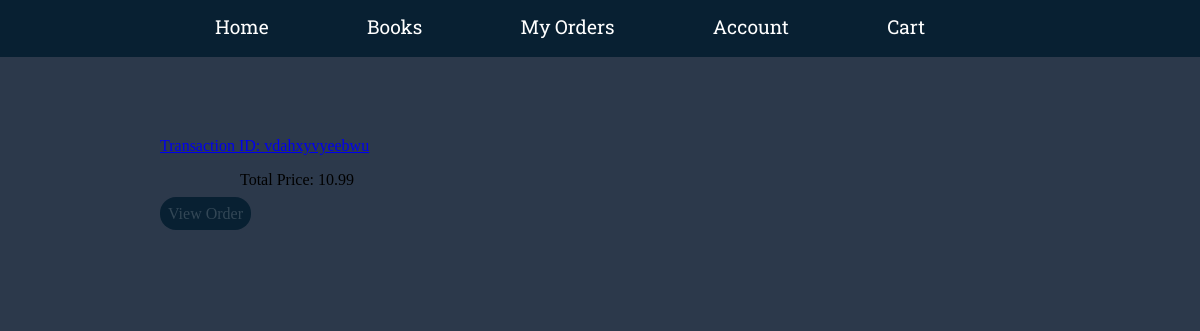
The app's page /myorders/ (signed in), older data.
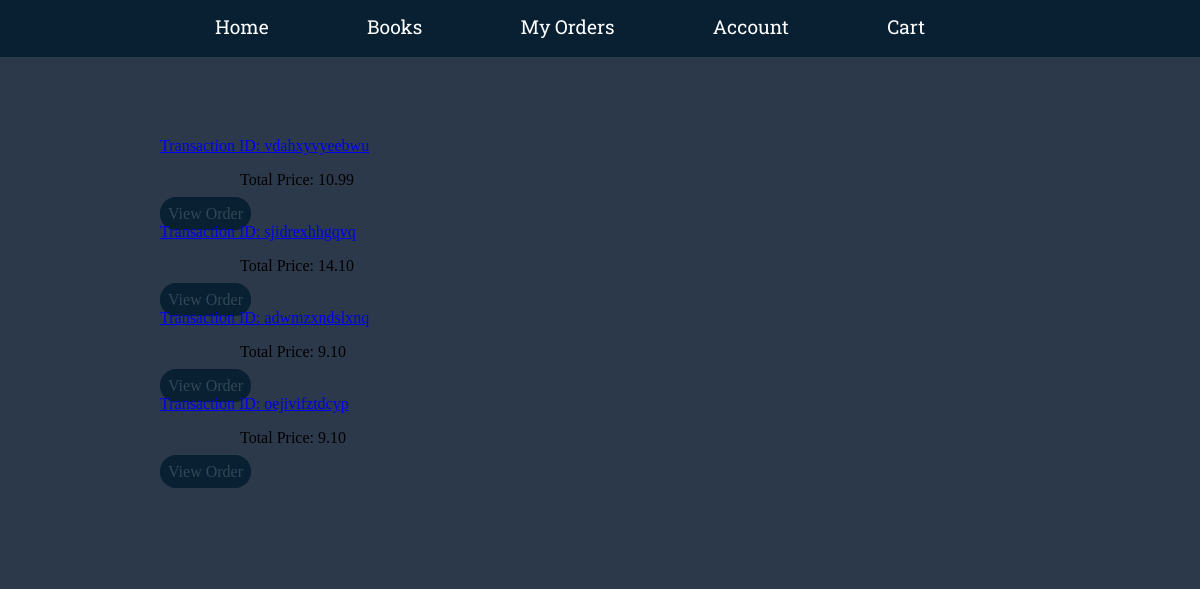
The same page, newer data.
### Inventory/models.py (models this page shows, shortened)
class Order(models.Model):
    user = models.ForeignKey(User, on_delete=SET_NULL, null=True)
    date_orderd = models.DateTimeField(auto_now_add=True, null=True)
    payment_complete = models.BooleanField(default=False, null=True)
    complete = models.BooleanField(default=False, null=True)
    transaction_id = models.CharField(max_length=200, unique=True)
    shipping_address = models.ForeignKey(ShippingAddressModel,
                                         on_delete=SET_NULL,
                                         null=True)
    @property
    def get_cart_total(self):
        order_items = self.orderitem_set.all()
        total = sum([item.get_total for item in order_items])
        if str(total)[-2] == '.':
            total = str(total) + '0'
        return total

class OrderItem(models.Model):
    product = models.ForeignKey(Book, on_delete=SET_NULL, null=True)
    order = models.ForeignKey(Order, on_delete=SET_NULL, null=True)
    quantity = models.IntegerField(default=0)
    date_added = models.DateTimeField(auto_now_add=True)
    @property
    def get_total(self):
        total = self.product.price * self.quantity
        if str(total)[-2] == '.':
            total = str(total) + '0'
        return total

class Book(models.Model):
    title = models.CharField(max_length=100)
    author = models.CharField(max_length=100)
    description = models.CharField(max_length=400)
    barcode = models.CharField(max_length=13)
    price = models.DecimalField(max_digits=10, decimal_places=2)
    discounted_price = models.DecimalField(max_digits=10,
                                           decimal_places=2,
                                           null=True,
                                           blank=True)
    borrowed = models.BooleanField(default=False)
    coverImage = models.ImageField(upload_to='bookCovers')
    tags = models.ManyToManyField(Tag)
    payment_id = models.CharField(max_length=200, null=True)
    product_id = models.CharField(max_length=200, null=True)

### orders/views.py (the view)
# urls.py: path('myorders/', MyOrdersView.as_view(), name='myOrders'),
@method_decorator(login_required, name='dispatch')
class MyOrdersView(View):
    template_name = 'orders/myOrders.html'
    def get(self, request, *args, **kwargs):
        context = {}
        orders = Order.objects.all().filter(user=request.user,
                                            payment_complete=True)
        context['orders'] = orders
        return render(request, self.template_name, context)

### orders/templates/orders/myOrders.html (shortened to what this page needs)
{% extends 'base.html' %}
{% load static %}
{% block head %}
<link rel="stylesheet" href="{% static 'css/library/orders/myorders.css' %}">
{% endblock head %}
{% block content %}
    <div class="content">
    {% for i in orders %}
    <div class="order">
        <a href="{% url 'order' id=i.id %}" class="transaction_id">Transaction ID: {{i.transaction_id}}</a>
        <p class="total-price">Total Price: {{i.get_cart_total}}</p>
        <a class="view-order-btn" href="{% url 'order' id=i.id %}">View Order</a>
    </div>
    {% endfor %}
</div>
{% endblock content %}

Row changes from the older to the newer data that the page shows:
now on this page (row edited): Order: transaction_id "sjidrexhhgqvq", get_cart_total "14.10"
added Order: transaction_id "adwmzxndslxnq", get_cart_total "9.10"
added Order: transaction_id "oejivifztdcyp", get_cart_total "9.10"
